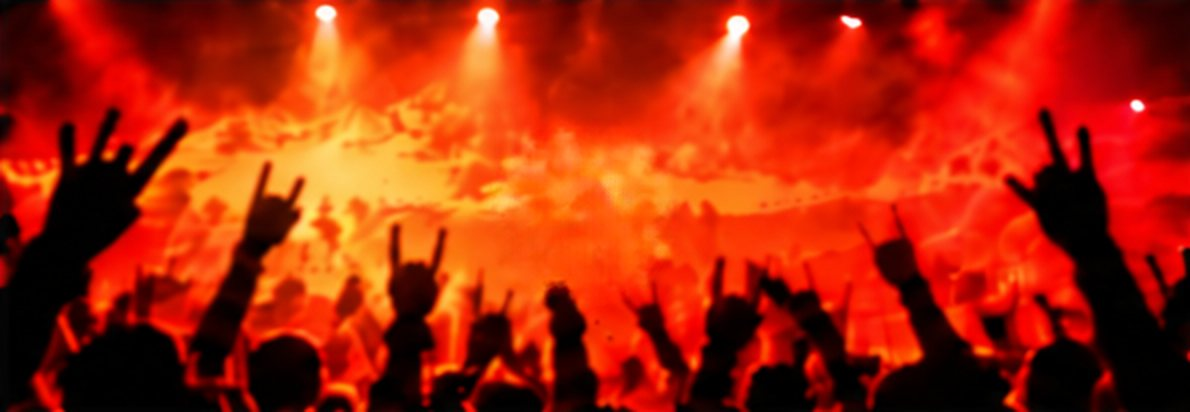
#> input picture clients/beazer/demo-plugin/beazer-demo/site/assets/img/sample-video-1190.jpg, 1190 x 412 px, given in place of scene-desktop.png, which was not available
$ python -i export_web.py   (imports and definitions only)
#> lines starting #> are read from the running program, lines starting #| are printed output that depends on the picture; pictures that were not available may be replaced by others from this repository, and a replacement may not be noted
"""Export the intermediate artwork as responsive, web-optimised theme images.

usage: python export_web.py <work_dir> <theme_img_dir>
<work_dir> holds the outputs of inpaint.py, logos.py and brushes.py.
"""
import sys
from pathlib import Path

from PIL import Image

Q = 80


def save(img, out, name, widths, jpg=True, q=Q):
    for w in widths:
        h = round(img.height * w / img.width)
        im = img.resize((w, h), Image.LANCZOS) if w != img.width else img
        im.save(out / f"{name}-{w}.webp", quality=q, method=6)
        if jpg and w == widths[0]:
            im.convert("RGB").save(out / f"{name}-{w}.jpg", quality=84, optimize=True, progressive=True)


def fade_top(img, portion):
    """Darken the top of an image to pure black so it blends into the page."""
    h = round(img.height * portion)
    ramp = Image.linear_gradient("L").resize((img.width, h))  # black at top -> white
    mask = Image.new("L", img.size, 255)
    mask.paste(ramp, (0, 0))
    return Image.composite(img, Image.new("RGB", img.size, (0, 0, 0)), mask)


def main(work, out):
#> called with out = 'out.png'
    work, out = Path(work), Path(out)
    out.mkdir(parents=True, exist_ok=True)
    inp = work / "inp"
    desktop = Image.open(inp / "scene-desktop.png").convert("RGB")
#> desktop is the input picture: PIL image 1190x412 RGB; mean R, G, B 167.4, 38.9, 9.5
    clean = Image.open(inp / "scene-clean.png").convert("RGB")
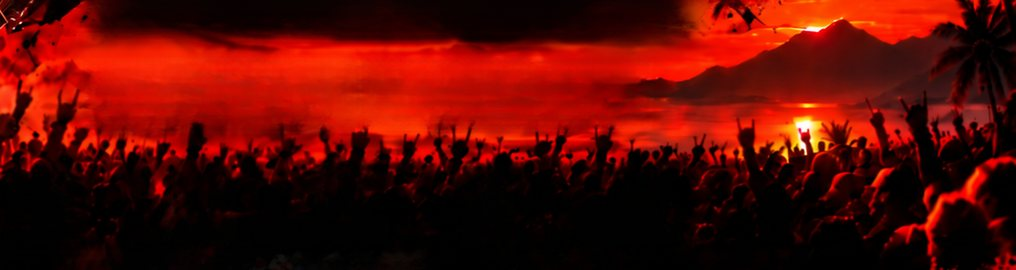
#> input picture clients/beazer/demo-plugin/beazer-demo/site/assets/img/scene-crowd-1016.jpg, 1016 x 270 px, given in place of scene-clean.png, which was not available
#> clean is the input picture: PIL image 1016x270 RGB; mean R, G, B 89.9, 9.9, 3.2

    # desktop composition art, upscaled 2x for retina
    big = desktop.resize((3072, 2048), Image.LANCZOS)
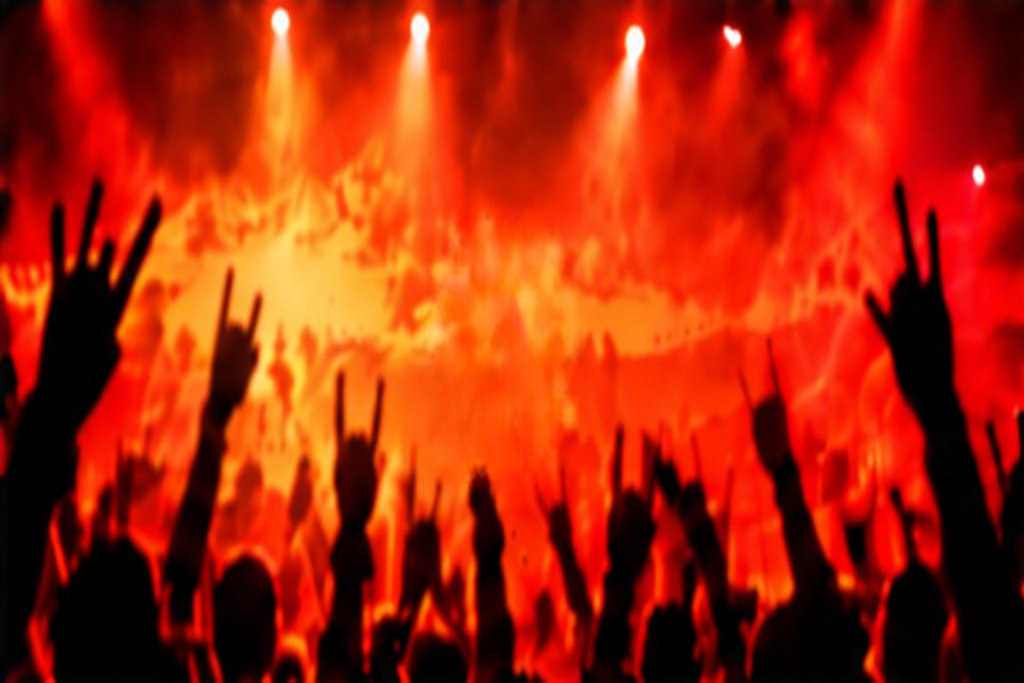
#> big: PIL image 3072x2048 RGB (shown at 1/3 size); mean R, G, B 167.4, 38.9, 9.5
    save(big, out, "scene-desktop", [1536, 2304, 3072])
    # stacked (tablet / phone) layout: Joel, then the dark tropical lower scene
    save(clean.crop((0, 30, 720, 650)).resize((1440, 1240), Image.LANCZOS), out, "scene-hero", [720, 1080, 1440])
#> the loop in save (call 2), `for w in widths:` made 3 passes
#> pass 1, in save (call 2), `im = img.resize((w, h), Image.LANCZOS) if w != img.width else img`:
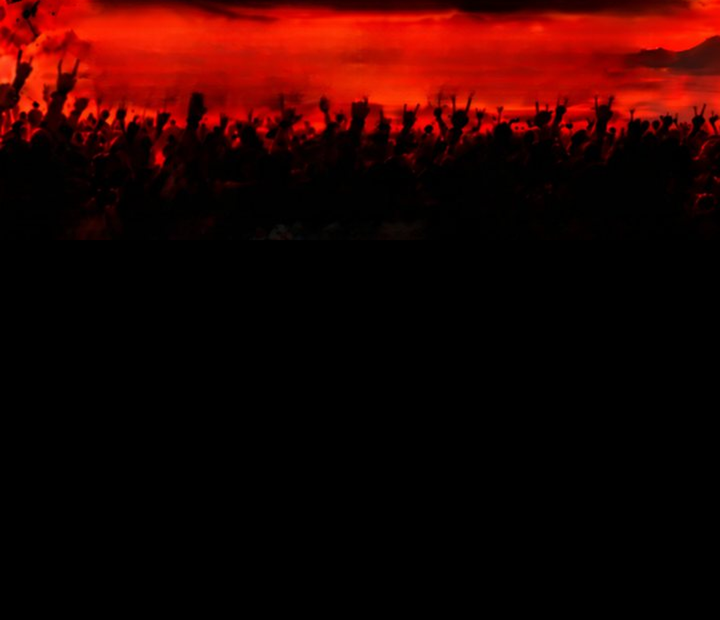
#> im: PIL image 720x620 RGB; mean R, G, B 37.5, 3.1, 0.8
    save(clean.crop((520, 330, 1536, 600)).resize((2032, 540), Image.LANCZOS), out, "scene-crowd", [1016, 2032])
    lower = clean.crop((0, 560, 1536, 1024)).resize((3072, 928), Image.LANCZOS)
#> lower: PIL image 3072x928 RGB; every value is 0
    save(fade_top(lower, 0.45), out, "scene-lower", [1024, 1536, 3072])
#> in fade_top, `ramp = Image.linear_gradient("L").resize((img.width, h))`:
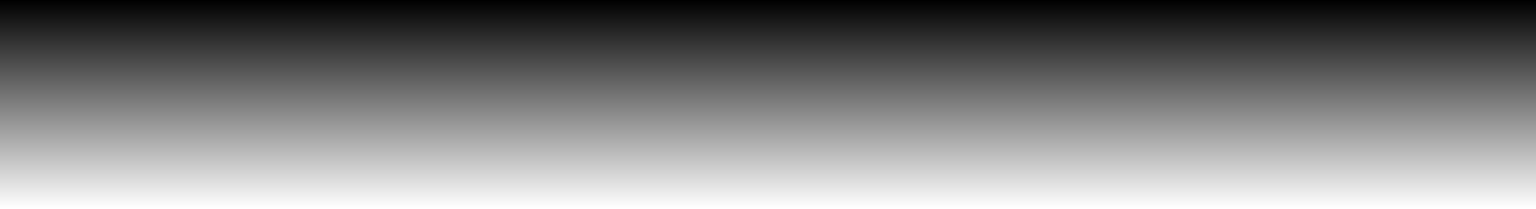
#> ramp: PIL image 3072x418 L (shown at 1/2 size); min 0, max 255, mean 127.5
#> in fade_top, `mask = Image.new("L", img.size, 255)`: mask: PIL image 3072x928 L; every value is 255
#> in fade_top, `mask.paste(ramp, (0, 0))`:
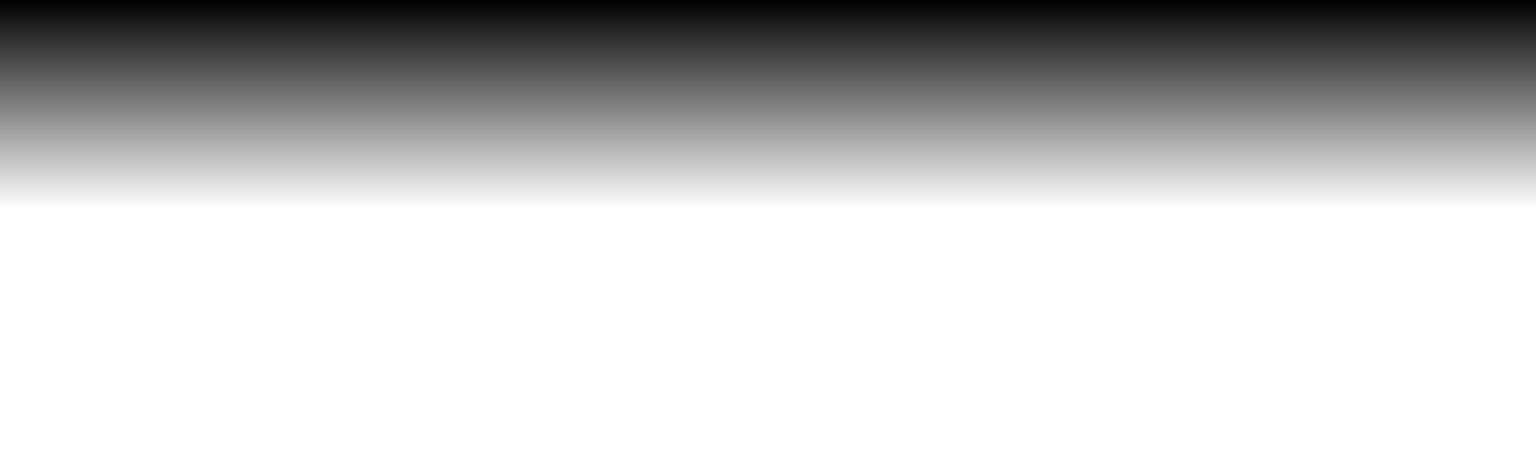
#> mask: PIL image 3072x928 L (shown at 1/2 size); min 0, max 255, mean 197.6
    # inner-page banner: Joel + sky + crowd, without the wordmark
    save(clean.crop((0, 60, 1536, 560)).resize((3072, 1000), Image.LANCZOS), out, "scene-banner", [1024, 1536, 3072])
#> the loop in save (call 5), `for w in widths:` made 3 passes
#> pass 1, in save (call 5), `im = img.resize((w, h), Image.LANCZOS) if w != img.width else img`:
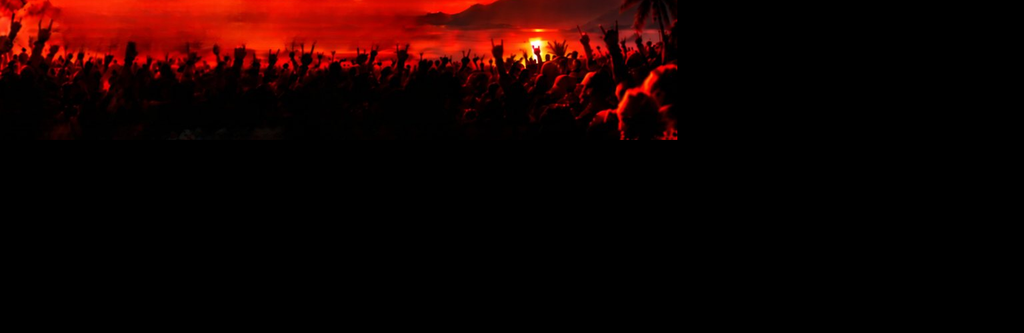
#> im: PIL image 1024x333 RGB; mean R, G, B 23, 2.5, 0.9
    # sample release content (to be replaced by the client)
    cover = Image.open(inp / "cover.png").convert("RGB")
    save(cover.resize((cover.width * 2, cover.height * 2), Image.LANCZOS), out, "sample-cover", [454])
#> the loop in save (call 6), `for w in widths:` made 1 pass
#> pass 1, in save (call 6), `im = img.resize((w, h), Image.LANCZOS) if w != img.width else img`:
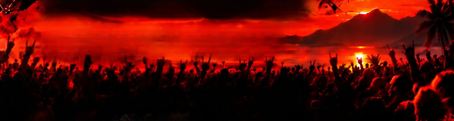
#> im: PIL image 454x121 RGB; mean R, G, B 89.9, 9.9, 3.3
#> (the run stopped early here; a loop or call above may not have finished)
